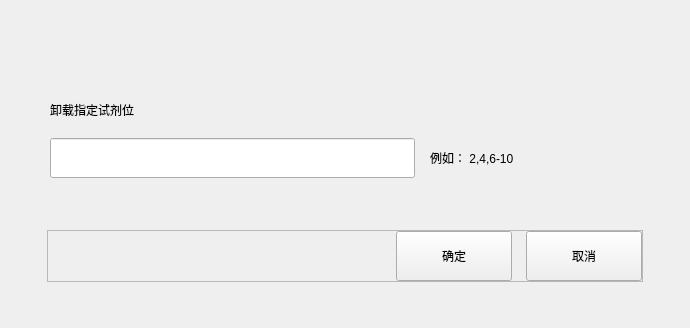
<?xml version="1.0" encoding="UTF-8"?>
<ui version="4.0">
 <class>ChReagentUnLoadDlg</class>
 <widget class="BaseDlg" name="ChReagentUnLoadDlg">
  <property name="geometry">
   <rect>
    <x>0</x>
    <y>0</y>
    <width>690</width>
    <height>328</height>
   </rect>
  </property>
  <property name="windowTitle">
   <string>ChReagentUnLoadDlg</string>
  </property>
  <widget class="QFrame" name="BottomBtnFrame">
   <property name="geometry">
    <rect>
     <x>47</x>
     <y>230</y>
     <width>596</width>
     <height>52</height>
    </rect>
   </property>
   <property name="minimumSize">
    <size>
     <width>596</width>
     <height>52</height>
    </size>
   </property>
   <property name="maximumSize">
    <size>
     <width>596</width>
     <height>52</height>
    </size>
   </property>
   <property name="frameShape">
    <enum>QFrame::StyledPanel</enum>
   </property>
   <property name="frameShadow">
    <enum>QFrame::Raised</enum>
   </property>
   <layout class="QHBoxLayout" name="horizontalLayout" stretch="1,0,0">
    <property name="spacing">
     <number>14</number>
    </property>
    <property name="leftMargin">
     <number>0</number>
    </property>
    <property name="topMargin">
     <number>0</number>
    </property>
    <property name="rightMargin">
     <number>0</number>
    </property>
    <property name="bottomMargin">
     <number>0</number>
    </property>
    <item>
     <spacer name="horizontalSpacer">
      <property name="orientation">
       <enum>Qt::Horizontal</enum>
      </property>
      <property name="sizeHint" stdset="0">
       <size>
        <width>366</width>
        <height>20</height>
       </size>
      </property>
     </spacer>
    </item>
    <item>
     <widget class="QPushButton" name="ok_btn">
      <property name="minimumSize">
       <size>
        <width>116</width>
        <height>50</height>
       </size>
      </property>
      <property name="maximumSize">
       <size>
        <width>16777215</width>
        <height>50</height>
       </size>
      </property>
      <property name="text">
       <string>确定</string>
      </property>
      <property name="buttons" stdset="0">
       <string>btn_dlg</string>
      </property>
     </widget>
    </item>
    <item>
     <widget class="QPushButton" name="cancel_btn">
      <property name="minimumSize">
       <size>
        <width>116</width>
        <height>50</height>
       </size>
      </property>
      <property name="maximumSize">
       <size>
        <width>16777215</width>
        <height>50</height>
       </size>
      </property>
      <property name="text">
       <string>取消</string>
      </property>
      <property name="buttons" stdset="0">
       <string>btn_dlg</string>
      </property>
     </widget>
    </item>
   </layout>
  </widget>
  <widget class="QLabel" name="label">
   <property name="geometry">
    <rect>
     <x>430</x>
     <y>138</y>
     <width>231</width>
     <height>40</height>
    </rect>
   </property>
   <property name="text">
    <string>例如： 2,4,6-10</string>
   </property>
   <property name="colors" stdset="0">
    <string>disabled</string>
   </property>
  </widget>
  <widget class="QLineEdit" name="select_edit">
   <property name="geometry">
    <rect>
     <x>50</x>
     <y>138</y>
     <width>365</width>
     <height>40</height>
    </rect>
   </property>
  </widget>
  <widget class="QLabel" name="label_2">
   <property name="geometry">
    <rect>
     <x>50</x>
     <y>90</y>
     <width>601</width>
     <height>40</height>
    </rect>
   </property>
   <property name="text">
    <string>卸载指定试剂位</string>
   </property>
  </widget>
 </widget>
 <layoutdefault spacing="6" margin="11"/>
 <customwidgets>
  <customwidget>
   <class>BaseDlg</class>
   <extends>QWidget</extends>
   <header>shared/basedlg.h</header>
   <container>1</container>
  </customwidget>
 </customwidgets>
 <resources/>
 <connections/>
</ui>
